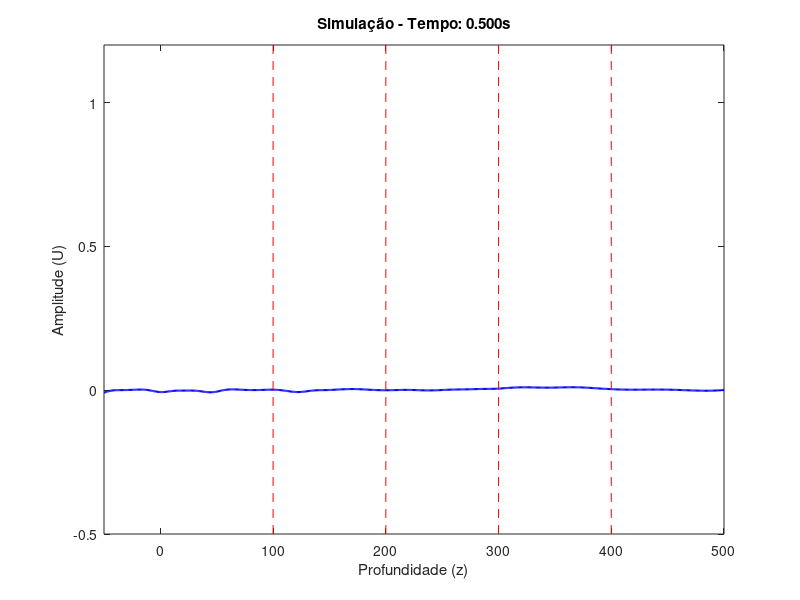
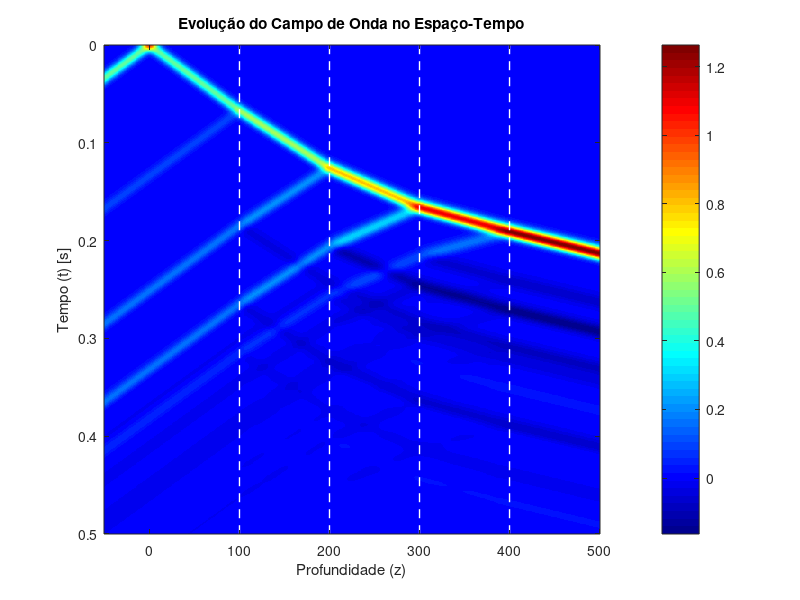
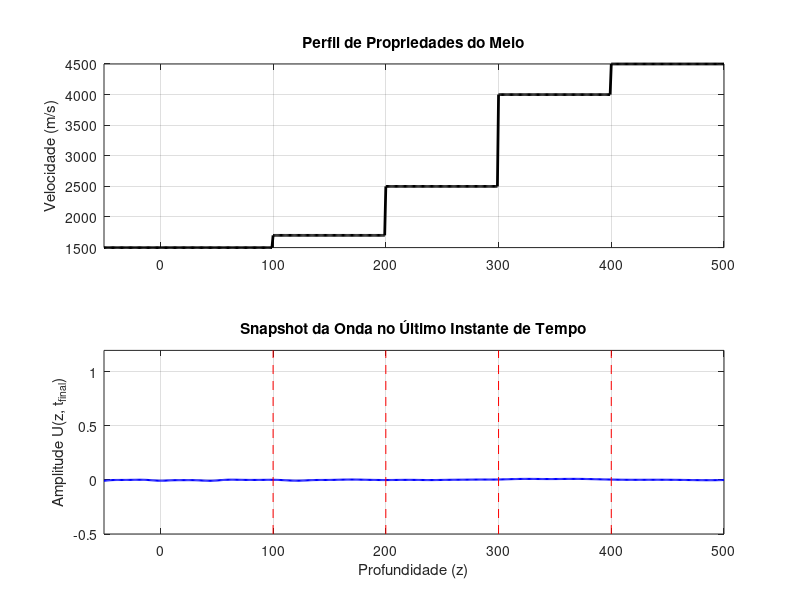

Write MATLAB code to recreate these figures, in order.
clear; clc; close all;

% Grade Espacial
z = -50:1:500;
nz = length(z);
dz = z(2) - z(1);

% Camadas e Propriedades
interfaces_z = [100, 200, 300, 400];
c_vals = [1500, 1700, 2500, 4000, 4500];
p_vals = [1000, 1300, 1800, 2500, 3000];

C = ones(1, nz) * c_vals(1);
P = ones(1, nz) * p_vals(1);

for k = 1:length(interfaces_z) % Preenchendo a grade com as velocidades e densidades
    C(z >= interfaces_z(k)) = c_vals(k+1);
    P(z >= interfaces_z(k)) = p_vals(k+1);
end

% Tempo
dt = dz / (10 * max(C));
t = 0:dt:0.5;
nt = length(t);

U = zeros(nt, nz);

% Condição Inicial (Pulso Gaussiano)
z0 = 0;
U(1, :) = exp( -(z-z0).^2 / 100);
U(2, :) = exp( -(z-z0).^2 / 100);

% --- IDENTIFICAÇÃO CORRETA DAS INTERFACES ---
is_interface = ismember(z, interfaces_z);

% Índices dos pontos regulares (excluindo bordas e interfaces)
idx_reg = find(~is_interface);
idx_reg = idx_reg(idx_reg > 1 & idx_reg < nz);

% Índices dos pontos de interface
idx_int = find(is_interface);

% Coeficientes
alpha = (C .* dt / dz);
coef = (alpha - 1) ./ (alpha + 1);
gamma = (C .* dt / dz).^2;

% Loop Principal no Tempo (Esquema Explícito)
for n = 2:nt-1
    % Pontos regulares (Equação da Onda Padrão)
    U(n+1, idx_reg) = 2*U(n, idx_reg) - U(n-1, idx_reg) + ...
        gamma(idx_reg) .* (U(n, idx_reg+1) - 2*U(n, idx_reg) + U(n, idx_reg-1));

    % Pontos de interface (Condição de continuidade)
    if ~isempty(idx_int)
        pm = P(idx_int-1); cm = C(idx_int-1);
        pp = P(idx_int+1); cp = C(idx_int+1);

        num = ( (U(n, idx_int+1) - U(n, idx_int))./(pp*dz) ) - ...
              ( (U(n, idx_int) - U(n, idx_int-1))./(pm*dz) );
        den = (dz/2) * ( (1./(pp.*cp.^2)) + (1./(pm.*cm.^2)) );

        u_tt_int = num ./ den;
        U(n+1, idx_int) = 2*U(n, idx_int) - U(n-1, idx_int) + (dt^2 * u_tt_int);
    end

    % Condições de contorno (Absorventes simples de 1ª ordem)
    U(n+1, 1) = U(n, 2) + coef(1) * (U(n+1, 2) - U(n, 1));
    U(n+1, nz) = U(n, nz-1) + coef(nz) * (U(n+1, nz-1) - U(n, nz));
end

% ==========================================
% VISUALIZAÇÃO
% ==========================================

% 1. Animação da Propagação
figure('Color', 'w', 'Name', 'Animação da Onda');
for n = 1:80:nt
    plot(z, U(n, :), 'LineWidth', 1.5, 'Color', 'b');
    hold on;
    for k = 1:length(interfaces_z)
        line([interfaces_z(k) interfaces_z(k)], [-0.5 1.2], 'Color', 'r', 'LineStyle', '--');
    end
    hold off;
    axis([min(z) max(z) -0.5 1.2]);
    title(['Simulação - Tempo: ', num2str(t(n), '%.3f'), 's']);
    xlabel('Profundidade (z)');
    ylabel('Amplitude (U)');
    drawnow;
end

% 2. Gráfico de Intensidade (Tempo vs Profundidade) - Corrigido para Octave
figure('Color', 'w', 'Name', 'Mapa de Intensidade (Wavefield)');

% Downsampling: desenhando 1 a cada 20 passos para não estourar a memória de vídeo do Octave
passo = 20;
t_plot = t(1:passo:end);
U_plot = U(1:passo:end, :);

imagesc(z, t_plot, U_plot);
colormap(jet);
colorbar;
xlabel('Profundidade (z)');
ylabel('Tempo (t) [s]');
title('Evolução do Campo de Onda no Espaço-Tempo');

hold on;
% Linhas das interfaces no mapa de intensidade
for k = 1:length(interfaces_z)
    line([interfaces_z(k) interfaces_z(k)], [0 max(t_plot)], 'Color', 'w', 'LineStyle', '--', 'LineWidth', 1);
end
hold off;

% 3. Gráfico Fixo: Comparação Propriedades vs Snapshot Final - Corrigido para Octave
figure('Color', 'w', 'Name', 'Snapshot e Propriedades');

% Subplot para Velocidade
subplot(2,1,1);
plot(z, C, 'k', 'LineWidth', 2);
grid on;
ylabel('Velocidade (m/s)');
title('Perfil de Propriedades do Meio');
xlim([min(z) max(z)]);

% Subplot para o Snapshot Final da Onda
subplot(2,1,2);
plot(z, U(end, :), 'b', 'LineWidth', 1.5);
hold on;
% Desenhando as linhas com 'line' no lugar do 'xline'
yl = [-0.5 1.2]; % Forçando os limites verticais
for k = 1:length(interfaces_z)
    line([interfaces_z(k) interfaces_z(k)], yl, 'Color', 'r', 'LineStyle', '--');
end
grid on;
xlabel('Profundidade (z)');
ylabel('Amplitude U(z, t_{final})');
title('Snapshot da Onda no Último Instante de Tempo');
xlim([min(z) max(z)]);
ylim(yl);
